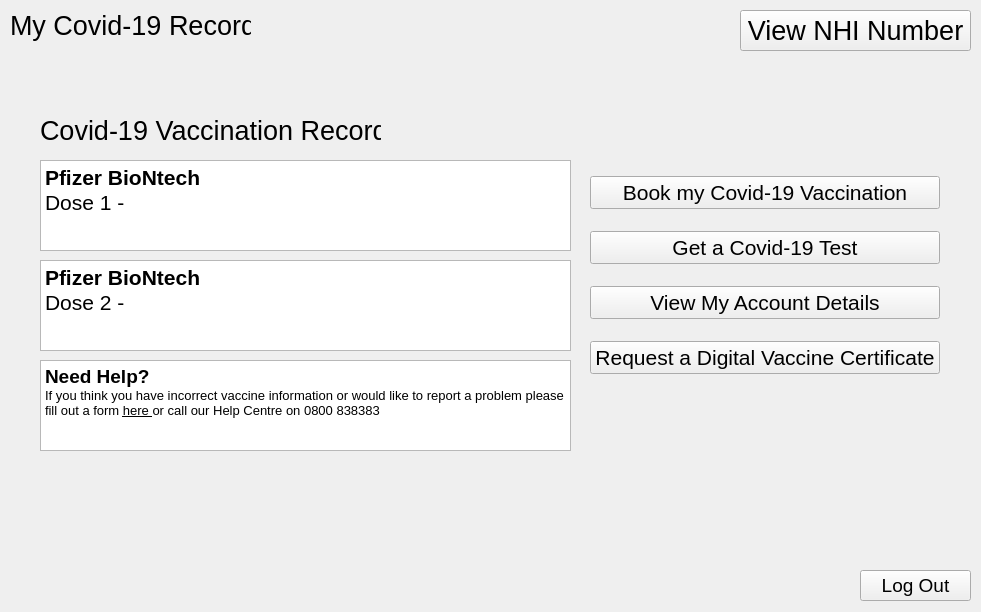
<?xml version="1.0" encoding="UTF-8"?>
<ui version="4.0">
 <class>MainPage</class>
 <widget class="QWidget" name="MainPage">
  <property name="geometry">
   <rect>
    <x>0</x>
    <y>0</y>
    <width>981</width>
    <height>612</height>
   </rect>
  </property>
  <property name="windowTitle">
   <string>Form</string>
  </property>
  <widget class="QLabel" name="label">
   <property name="geometry">
    <rect>
     <x>10</x>
     <y>10</y>
     <width>241</width>
     <height>31</height>
    </rect>
   </property>
   <property name="font">
    <font>
     <pointsize>20</pointsize>
    </font>
   </property>
   <property name="text">
    <string>My Covid-19 Record</string>
   </property>
  </widget>
  <widget class="QLabel" name="label_2">
   <property name="geometry">
    <rect>
     <x>40</x>
     <y>100</y>
     <width>341</width>
     <height>61</height>
    </rect>
   </property>
   <property name="font">
    <font>
     <pointsize>20</pointsize>
    </font>
   </property>
   <property name="text">
    <string>Covid-19 Vaccination Record</string>
   </property>
  </widget>
  <widget class="QTextEdit" name="Dose1Box">
   <property name="geometry">
    <rect>
     <x>40</x>
     <y>160</y>
     <width>531</width>
     <height>91</height>
    </rect>
   </property>
   <property name="readOnly">
    <bool>true</bool>
   </property>
   <property name="html">
    <string>&lt;!DOCTYPE HTML PUBLIC &quot;-//W3C//DTD HTML 4.0//EN&quot; &quot;http://www.w3.org/TR/REC-html40/strict.dtd&quot;&gt;
&lt;html&gt;&lt;head&gt;&lt;meta name=&quot;qrichtext&quot; content=&quot;1&quot; /&gt;&lt;style type=&quot;text/css&quot;&gt;
p, li { white-space: pre-wrap; }
&lt;/style&gt;&lt;/head&gt;&lt;body style=&quot; font-family:'MS Shell Dlg 2'; font-size:8.25pt; font-weight:400; font-style:normal;&quot;&gt;
&lt;p style=&quot; margin-top:0px; margin-bottom:0px; margin-left:0px; margin-right:0px; -qt-block-indent:0; text-indent:0px;&quot;&gt;&lt;span style=&quot; font-size:16pt; font-weight:600;&quot;&gt;Pfizer BioNtech&lt;/span&gt;&lt;/p&gt;
&lt;p style=&quot; margin-top:0px; margin-bottom:0px; margin-left:0px; margin-right:0px; -qt-block-indent:0; text-indent:0px;&quot;&gt;&lt;span style=&quot; font-size:16pt;&quot;&gt;Dose 1 - &lt;/span&gt;&lt;/p&gt;&lt;/body&gt;&lt;/html&gt;</string>
   </property>
   <property name="overwriteMode">
    <bool>false</bool>
   </property>
  </widget>
  <widget class="QTextEdit" name="Dose2Box">
   <property name="geometry">
    <rect>
     <x>40</x>
     <y>260</y>
     <width>531</width>
     <height>91</height>
    </rect>
   </property>
   <property name="readOnly">
    <bool>true</bool>
   </property>
   <property name="html">
    <string>&lt;!DOCTYPE HTML PUBLIC &quot;-//W3C//DTD HTML 4.0//EN&quot; &quot;http://www.w3.org/TR/REC-html40/strict.dtd&quot;&gt;
&lt;html&gt;&lt;head&gt;&lt;meta name=&quot;qrichtext&quot; content=&quot;1&quot; /&gt;&lt;style type=&quot;text/css&quot;&gt;
p, li { white-space: pre-wrap; }
&lt;/style&gt;&lt;/head&gt;&lt;body style=&quot; font-family:'MS Shell Dlg 2'; font-size:8.25pt; font-weight:400; font-style:normal;&quot;&gt;
&lt;p style=&quot; margin-top:0px; margin-bottom:0px; margin-left:0px; margin-right:0px; -qt-block-indent:0; text-indent:0px;&quot;&gt;&lt;span style=&quot; font-size:16pt; font-weight:600;&quot;&gt;Pfizer BioNtech&lt;/span&gt;&lt;/p&gt;
&lt;p style=&quot; margin-top:0px; margin-bottom:0px; margin-left:0px; margin-right:0px; -qt-block-indent:0; text-indent:0px;&quot;&gt;&lt;span style=&quot; font-size:16pt;&quot;&gt;Dose 2 - &lt;/span&gt;&lt;/p&gt;&lt;/body&gt;&lt;/html&gt;</string>
   </property>
  </widget>
  <widget class="QTextEdit" name="NeedHelpText">
   <property name="geometry">
    <rect>
     <x>40</x>
     <y>360</y>
     <width>531</width>
     <height>91</height>
    </rect>
   </property>
   <property name="readOnly">
    <bool>true</bool>
   </property>
   <property name="html">
    <string>&lt;!DOCTYPE HTML PUBLIC &quot;-//W3C//DTD HTML 4.0//EN&quot; &quot;http://www.w3.org/TR/REC-html40/strict.dtd&quot;&gt;
&lt;html&gt;&lt;head&gt;&lt;meta name=&quot;qrichtext&quot; content=&quot;1&quot; /&gt;&lt;style type=&quot;text/css&quot;&gt;
p, li { white-space: pre-wrap; }
&lt;/style&gt;&lt;/head&gt;&lt;body style=&quot; font-family:'MS Shell Dlg 2'; font-size:8.25pt; font-weight:400; font-style:normal;&quot;&gt;
&lt;p style=&quot; margin-top:0px; margin-bottom:0px; margin-left:0px; margin-right:0px; -qt-block-indent:0; text-indent:0px;&quot;&gt;&lt;span style=&quot; font-size:14pt; font-weight:600;&quot;&gt;Need Help?&lt;/span&gt;&lt;/p&gt;
&lt;p style=&quot; margin-top:0px; margin-bottom:0px; margin-left:0px; margin-right:0px; -qt-block-indent:0; text-indent:0px;&quot;&gt;&lt;a name=&quot;docs-internal-guid-6b0cc7e9-7fff-2bb7-b5ce-cff9e8ae04b8&quot;&gt;&lt;/a&gt;&lt;span style=&quot; font-family:'Arial'; font-size:10pt; color:#000000; background-color:transparent;&quot;&gt;I&lt;/span&gt;&lt;span style=&quot; font-family:'Arial'; font-size:10pt; color:#000000; background-color:transparent;&quot;&gt;f you think you have incorrect vaccine information or would like to report a problem please fill out a form &lt;/span&gt;&lt;span style=&quot; font-family:'Arial'; font-size:10pt; text-decoration: underline; color:#000000; background-color:transparent;&quot;&gt;here &lt;/span&gt;&lt;span style=&quot; font-family:'Arial'; font-size:10pt; color:#000000; background-color:transparent;&quot;&gt;or call our Help Centre on 0800 838383&lt;/span&gt;&lt;/p&gt;
&lt;p style=&quot; margin-top:0px; margin-bottom:0px; margin-left:0px; margin-right:0px; -qt-block-indent:0; text-indent:0px;&quot;&gt;&lt;span style=&quot; font-size:8pt;&quot;&gt;&lt;br /&gt;&lt;/span&gt;&lt;/p&gt;&lt;/body&gt;&lt;/html&gt;</string>
   </property>
  </widget>
  <widget class="QWidget" name="verticalLayoutWidget">
   <property name="geometry">
    <rect>
     <x>590</x>
     <y>160</y>
     <width>350</width>
     <height>231</height>
    </rect>
   </property>
   <layout class="QVBoxLayout" name="verticalLayout">
    <item>
     <widget class="QPushButton" name="BookVaccination">
      <property name="font">
       <font>
        <pointsize>16</pointsize>
       </font>
      </property>
      <property name="text">
       <string>Book my Covid-19 Vaccination</string>
      </property>
     </widget>
    </item>
    <item>
     <widget class="QPushButton" name="GetATest">
      <property name="font">
       <font>
        <pointsize>16</pointsize>
       </font>
      </property>
      <property name="text">
       <string>Get a Covid-19 Test</string>
      </property>
     </widget>
    </item>
    <item>
     <widget class="QPushButton" name="ViewAccountDetails">
      <property name="font">
       <font>
        <pointsize>16</pointsize>
       </font>
      </property>
      <property name="text">
       <string>View My Account Details</string>
      </property>
     </widget>
    </item>
    <item>
     <widget class="QPushButton" name="RequestDigitalVaccineCertificate">
      <property name="font">
       <font>
        <pointsize>16</pointsize>
       </font>
      </property>
      <property name="text">
       <string>Request a Digital Vaccine Certificate</string>
      </property>
     </widget>
    </item>
   </layout>
  </widget>
  <widget class="QLabel" name="Dose1Confirmation">
   <property name="geometry">
    <rect>
     <x>140</x>
     <y>190</y>
     <width>351</width>
     <height>21</height>
    </rect>
   </property>
   <property name="font">
    <font>
     <pointsize>16</pointsize>
    </font>
   </property>
   <property name="text">
    <string/>
   </property>
  </widget>
  <widget class="QLabel" name="Dose2Confirmation">
   <property name="geometry">
    <rect>
     <x>130</x>
     <y>290</y>
     <width>351</width>
     <height>21</height>
    </rect>
   </property>
   <property name="font">
    <font>
     <pointsize>16</pointsize>
    </font>
   </property>
   <property name="text">
    <string/>
   </property>
  </widget>
  <widget class="QPushButton" name="LogOut">
   <property name="geometry">
    <rect>
     <x>860</x>
     <y>570</y>
     <width>111</width>
     <height>31</height>
    </rect>
   </property>
   <property name="font">
    <font>
     <pointsize>14</pointsize>
    </font>
   </property>
   <property name="text">
    <string>Log Out</string>
   </property>
  </widget>
  <widget class="QPushButton" name="NHIQRCodeDisplay">
   <property name="geometry">
    <rect>
     <x>740</x>
     <y>10</y>
     <width>231</width>
     <height>41</height>
    </rect>
   </property>
   <property name="font">
    <font>
     <pointsize>20</pointsize>
    </font>
   </property>
   <property name="text">
    <string>View NHI Number</string>
   </property>
  </widget>
  <widget class="QLabel" name="FullNameDisplay">
   <property name="geometry">
    <rect>
     <x>270</x>
     <y>10</y>
     <width>461</width>
     <height>41</height>
    </rect>
   </property>
   <property name="font">
    <font>
     <pointsize>20</pointsize>
    </font>
   </property>
   <property name="layoutDirection">
    <enum>Qt::LeftToRight</enum>
   </property>
   <property name="text">
    <string/>
   </property>
   <property name="alignment">
    <set>Qt::AlignRight|Qt::AlignTrailing|Qt::AlignVCenter</set>
   </property>
  </widget>
 </widget>
 <resources/>
 <connections/>
</ui>
